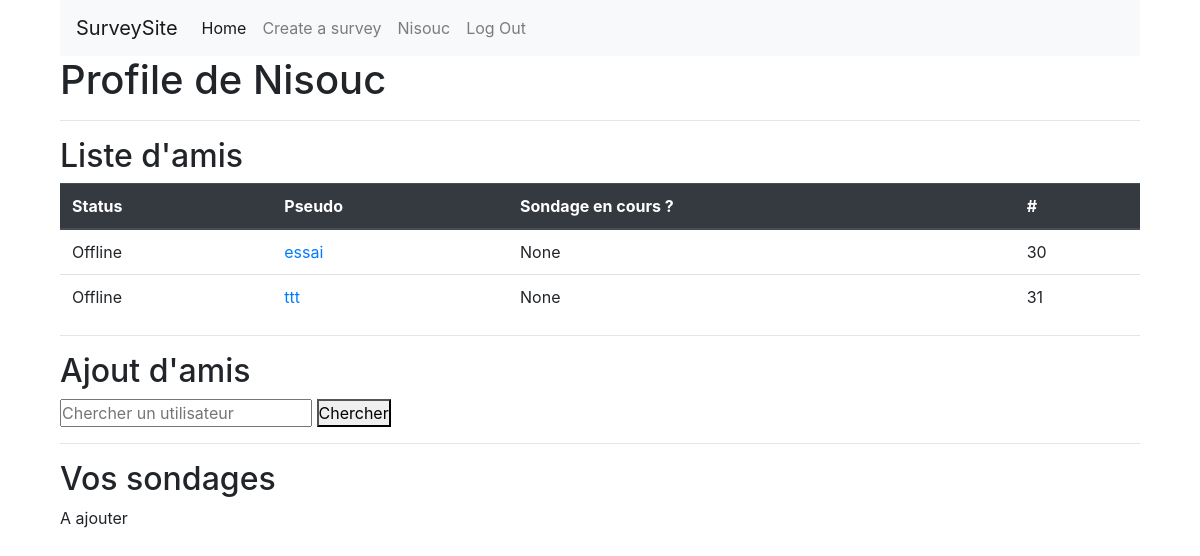
Screenshot of /index.php?page=user (signed in) with the database file from the repository.
### tables this page shows
CREATE TABLE `users` (
  `user_id` int(11) NOT NULL,
  `user_name` varchar(255) NOT NULL,
  `user_pass` varchar(255) NOT NULL,
  `user_email` varchar(255) NOT NULL,
  `status` tinyint(1) NOT NULL,
  `user_theme` varchar(255) NOT NULL DEFAULT 'white'
);

### App/Controller/UserController.php (called while the page is built, shortened)
<?php
class UserController {
    public function __construct()
    {
        $this->model = new UserModel();
    }
    public function userIndex()
    {
        $friends = $this->model->getFriends($_SESSION['ID']);
        require ROOT."/App/View/userIndexView.php";
    }
}

### Public/index.php (called while the page is built, shortened)
<?php
require ROOT."/Core/Database.php";
require ROOT."/router.php";

### Core/Database.php (called while the page is built, shortened)
<?php
class Database{
    protected $pdo;
    public function __construct()
    {
        try {
            $this->host = $dbConfig["host"];
            $this->dbname = $dbConfig["dbname"];
            $this->user = $dbConfig["user"];
            $this->pass = $dbConfig["pass"];
            $this->pdo = new \PDO("mysql:host=$this->host;dbname=$this->dbname", $this->user, $this->pass);
        } catch (\PDOException $e) {
            return $e->getMessage();
        }
    }
    public function query(string $statement, bool $one)
    {
        $query = $this->pdo->query($statement);
        if ($one === false) {
            return $query->fetch(\PDO::FETCH_ASSOC);
        } else {
            return $query->fetchAll(\PDO::FETCH_ASSOC);
        }
    }
}

### App/Model/UserModel.php (called while the page is built, shortened)
<?php
class UserModel extends Database{
    public function getFriends($id)
    {
        $getFriends =
        "SELECT users.user_id, users.user_name, users.status  FROM users
        INNER JOIN bonds ON user_id1 = '" . $id . "'
        WHERE users.user_id = bonds.user_id2";
        return $this->query($getFriends, true);
    }
}

### App/View/userIndexView.php (the view, shortened to what this page needs)
<?php
require ROOT."/commons.php";
?>
<h1>Profile de <?= $_SESSION['Username'] ?></h1>
<hr>
<h2>Liste d'amis</h2>
<?php if(count($friends) <= 0) { ?>
    <p>C'est vide par ici</p>
<?php } else { ?>
    <table class="table">
        <thead class="thead-dark">
        <tr>
            <th scope="col">Status</th>
            <th scope="col">Pseudo</th>
            <th scope="col">Sondage en cours ?</th>
            <th scope="col">#</th>
        </tr>
        <?php foreach($friends as $fr) { ?>
            <tr>
                <td>Offline</td>
                <td><a href="?page=user&name=<?= $fr['user_name'] ?>"><?= $fr['user_name'] ?></a></td>
                <td>None</td>
                <td><?= $fr['user_id'] ?></td>
            </tr>
        <?php } ?>
    </table>
<?php } ?>
<hr>
<h2>Ajout d'amis</h2>
    <form action="?page=user&search=on" method="POST">
        <input type="text" name="search" placeholder="Chercher un utilisateur" <?php if(isset($quest)) { echo 'value="' . $_POST['search'] . '"';} ?> required>
        <button type="submit">Chercher</button>
    </form>
<hr>
<h2>Vos sondages</h2>
<p>A ajouter</p>

### commons.php (style rules this page uses)
* { margin: 0; padding: 0; box-sizing: border-box; }

### rows the page displays
users: user_name "essai", user_id "30"
users: user_name "ttt", user_id "31"

### other values shown
$_SESSION["Username"] "Nisouc"
$_SESSION['Username'] "Nisouc"
